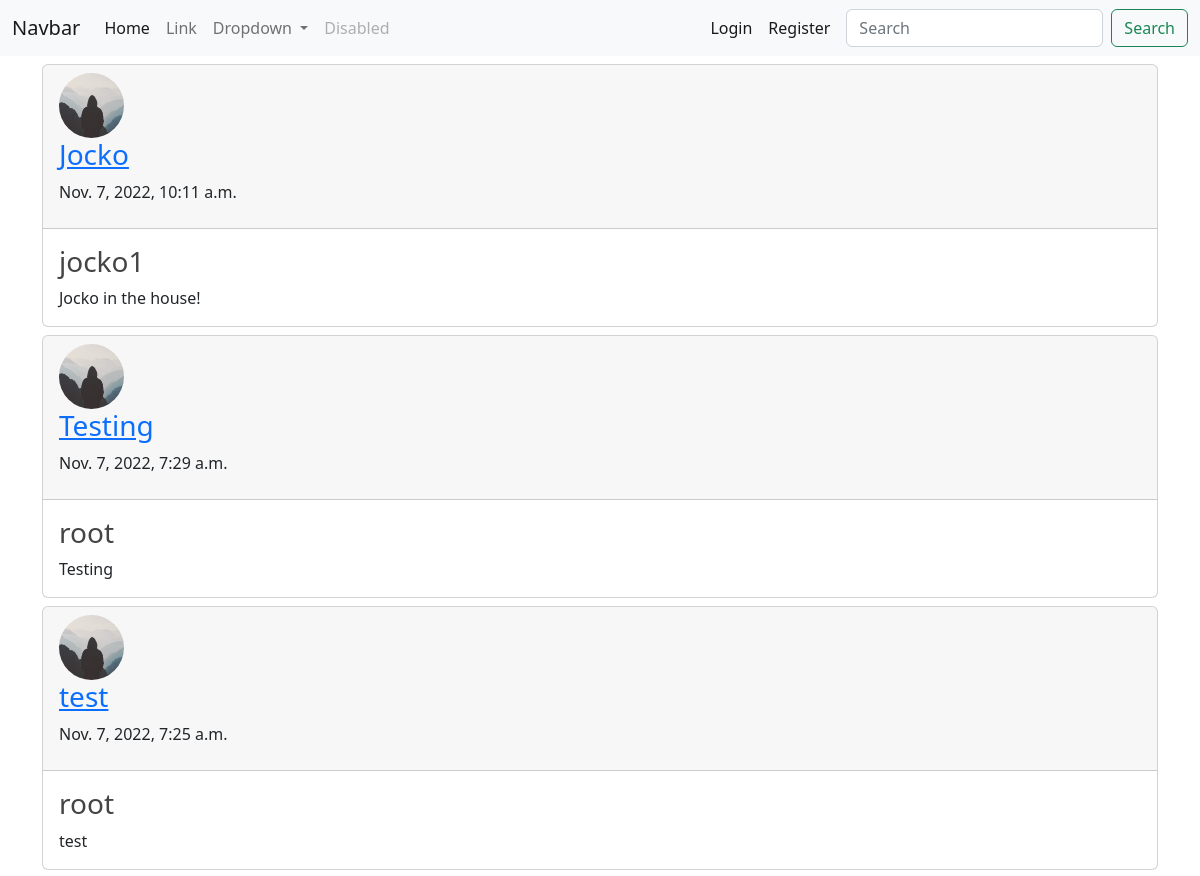
The app's page / (upper part), older data.
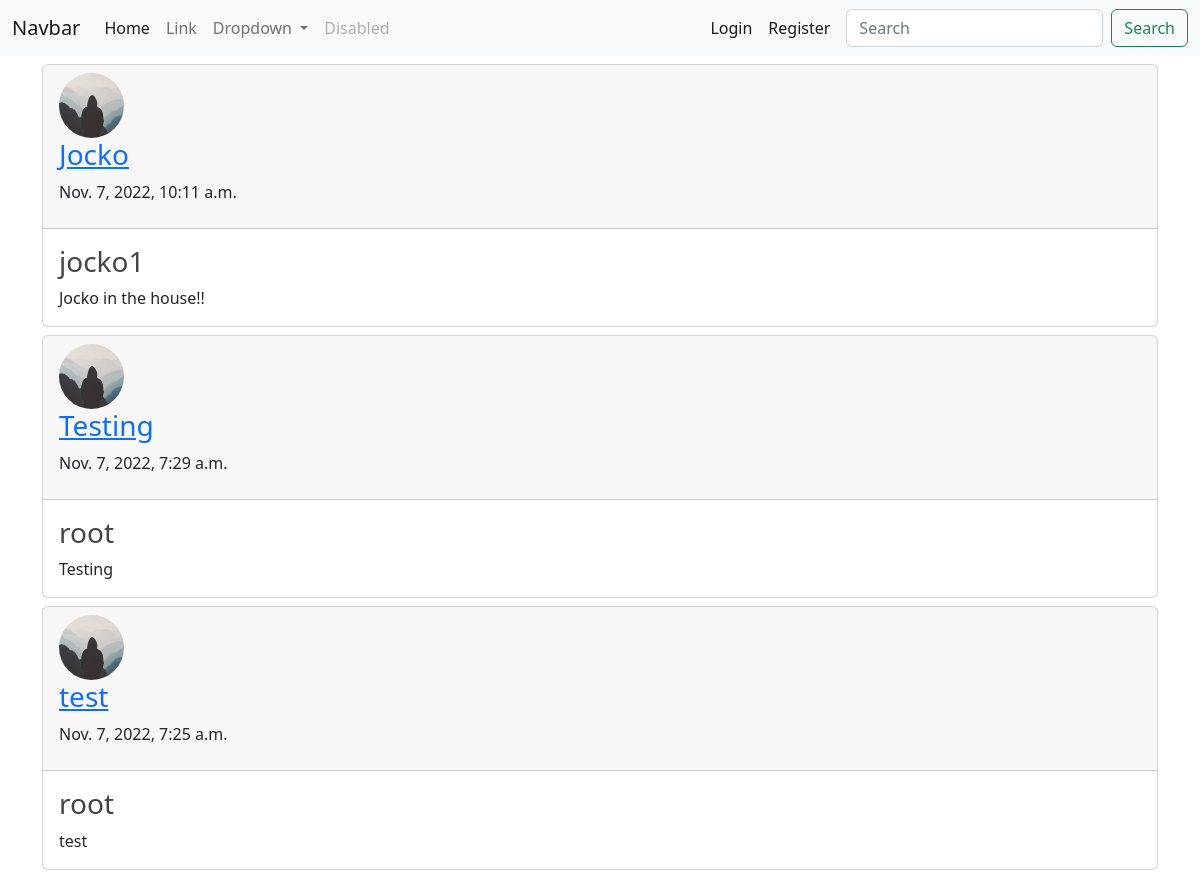
The same page, newer data.
### blog/models.py (models this page shows, shortened)
class Post(models.Model):
    title = models.CharField(max_length=256)
    content = models.TextField()
    date_posted = models.DateTimeField(default=timezone.now)
    author = models.ForeignKey(User, on_delete=models.CASCADE)

### users/models.py (models this page shows)
class Profile(models.Model):
    image = models.ImageField(default='default.jpg', upload_to='profile_pics')
    user = models.OneToOneField(User, on_delete=models.CASCADE)

### blog/views.py (the view)
# urls.py: path('', views.PostListView.as_view(), name='blog-home'),
class PostListView(ListView):
    model = Post
    template_name = 'blog/home.html'
    context_object_name = 'posts'
    ordering = ['-date_posted']

### blog/templates/blog/home.html
{% extends 'blog/base.html' %}
{% block content %}
    <div class="container">
        {% for post in posts %}
            <div class="card mt-2 mb-2">
                <div class="card-header">
                    <img class="rounded-circle article-img" src="{{ post.author.profile.image.url }}" alt="profile_pic">
                    <h3><a href="{% url 'post-detail' post.id %}">{{ post.title }}</a></h3>
                    <p>{{ post.date_posted }}</p>
                </div>
                <div class="card-body">
                    <h3>{{ post.author }}</h3>
                    <p class="mb-0">{{ post.content }}</p>
                </div>
            </div>
        {% endfor %}
    </div>
{% endblock content %}

Row changes from the older to the newer data that the page shows:
changed Post "Jocko": content "Jocko in the house!" → "Jocko in the house!!"
